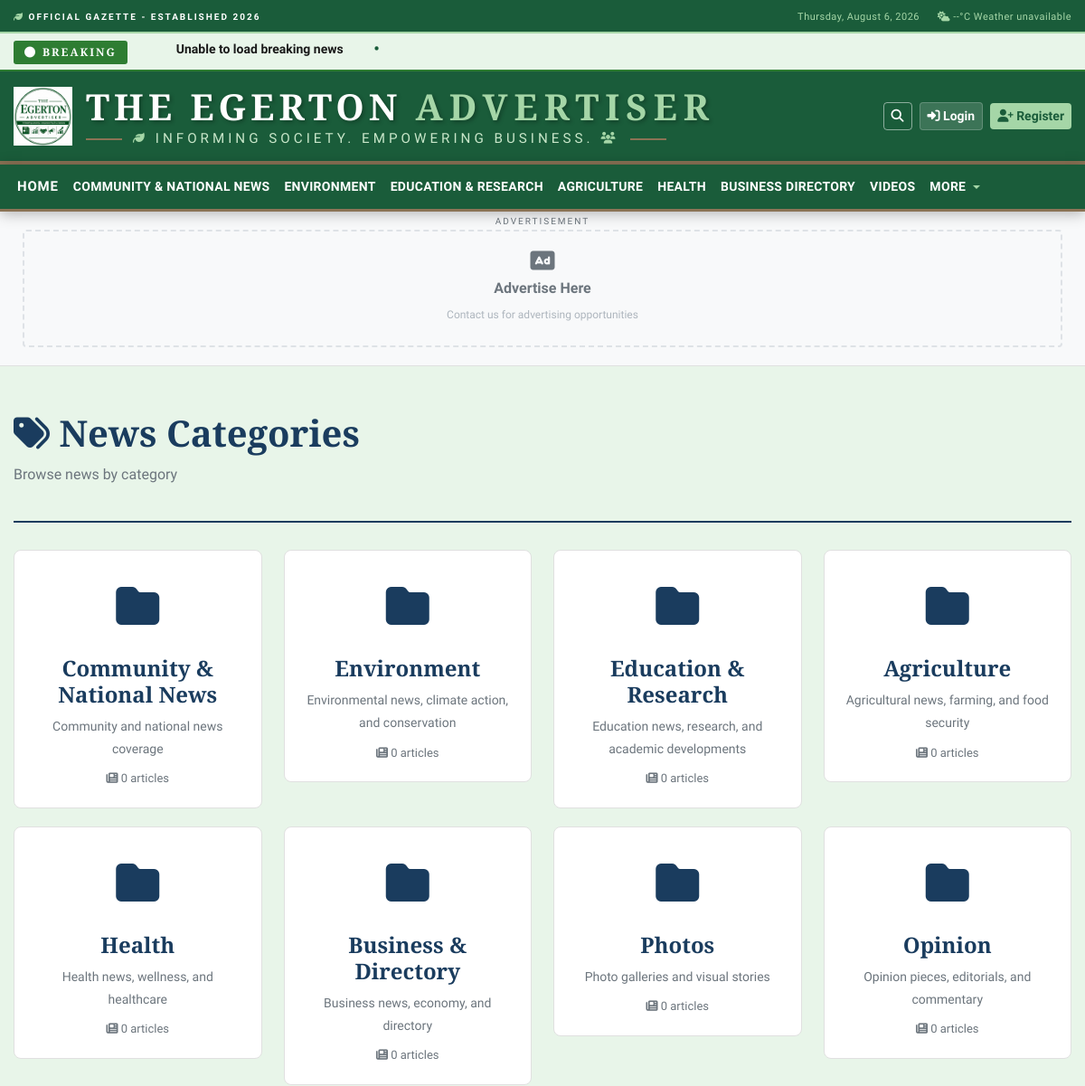
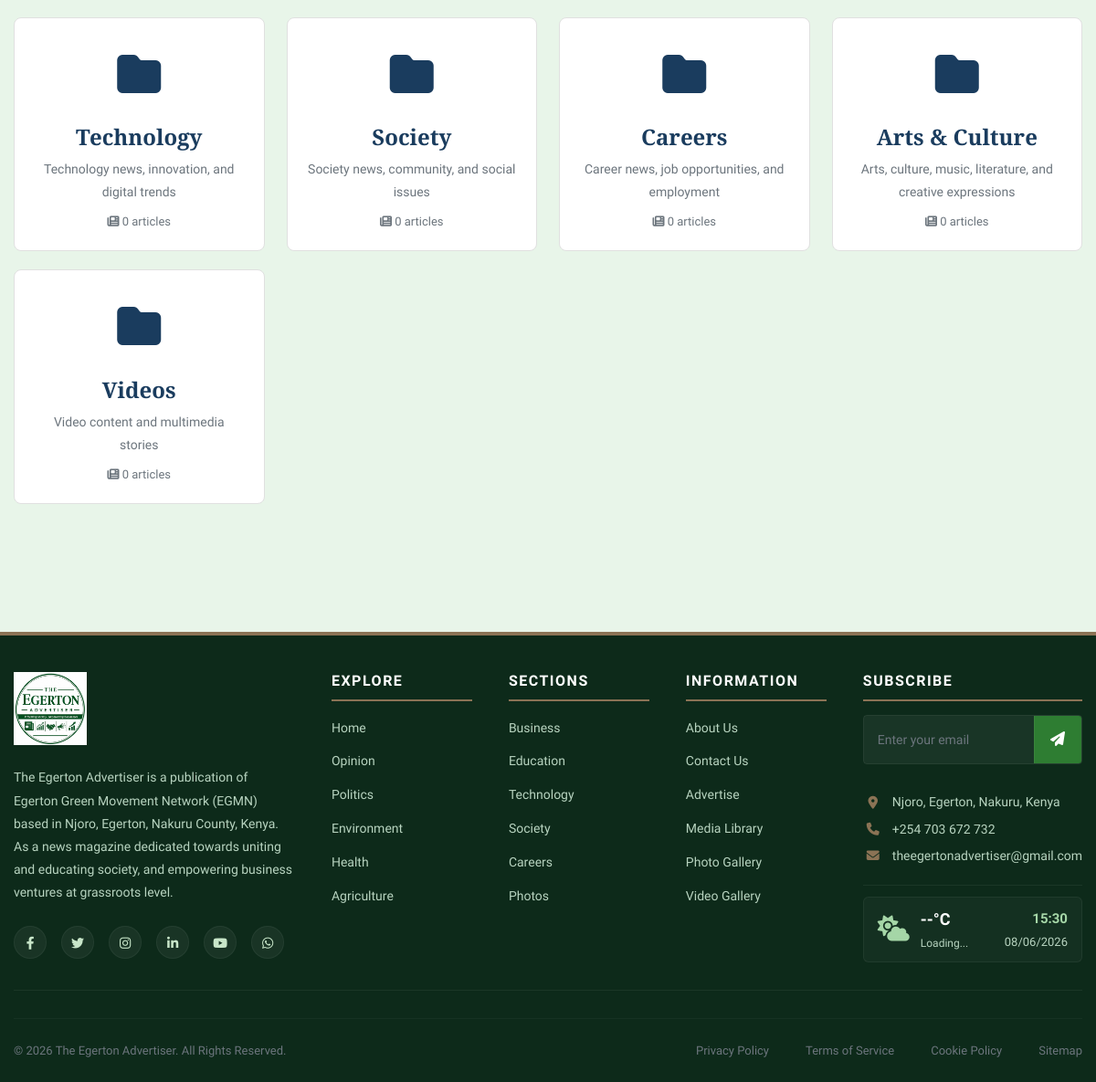
Page /categories/ on the committed database (2 pictures, top to bottom).
### apps/categories/models.py (models this page shows, shortened)
class Category(models.Model):
    name = models.CharField(
        max_length=100,
        unique=True,
        validators=[MinLengthValidator(2)],
        help_text="Category name (e.g., Politics, Business, Sports)"
    )
    slug = models.SlugField(
        max_length=120,
        unique=True,
        blank=True,
        help_text="URL-friendly version of the category name"
    )
    description = models.TextField(
        max_length=500,
        blank=True,
        help_text="Brief description of the category"
    )
    icon = models.CharField(
        max_length=50,
        blank=True,
        help_text="FontAwesome icon class (e.g., fa-gavel for Politics)"
    )
    color = models.CharField(
        max_length=7,
        blank=True,
        help_text="Hex color code for the category (e.g., #FF0000)"
    )
    parent = models.ForeignKey(
        'self',
        on_delete=models.CASCADE,
        null=True,
        blank=True,
        related_name='children',
        help_text="Parent category if this is a sub-category"
    )
    order = models.PositiveIntegerField(
        default=0,
        help_text="Display order in navigation"
    )
    is_active = models.BooleanField(
        default=True,
        help_text="Whether this category is active and visible"
    )
    is_featured = models.BooleanField(
        default=False,
        help_text="Whether to show this category in featured sections"
    )
    seo_title = models.CharField(max_length=150, blank=True)
    seo_description = models.CharField(max_length=200, blank=True)
    seo_keywords = models.CharField(max_length=200, blank=True)
    image = models.ImageField(
        upload_to='categories/%Y/%m/',
        blank=True,
        null=True,
        help_text="Category image for featured sections"
    )
    image_alt = models.CharField(max_length=200, blank=True)
    article_count = models.PositiveIntegerField(default=0)
    total_views = models.PositiveIntegerField(default=0)
    created_at = models.DateTimeField(auto_now_add=True)
    updated_at = models.DateTimeField(auto_now=True)
    class Meta:
        db_table = 'categories'
        verbose_name_plural = 'Categories'
        ordering = ['order', 'name']
        indexes = [
            models.Index(fields=['slug']),
            models.Index(fields=['parent', 'is_active']),
            models.Index(fields=['order']),
        ]
    def save(self, *args, **kwargs):
        super().save(*args, **kwargs)
    def get_absolute_url(self):
        return reverse('categories:detail', kwargs={'slug': self.slug})
    def update_article_count(self):
        from apps.articles.models import Article
        count = Article.objects.filter(category=self, status='published').count()
        self.article_count = count
        self.save(update_fields=['article_count'])

### apps/categories/views.py (the view)
# urls.py: path('', views.category_list, name='list'),
def category_list(request):
    categories = Category.objects.filter(
        is_active=True,
        parent__isnull=True
    ).prefetch_related('children').order_by('order')
    for category in categories:
        category.update_article_count()
    context = {
        'categories': categories,
    }
    return render(request, 'categories/category_list.html', context)

### apps/advertisements/templatetags/advertisements_tags.py (called while the page is built)
@register.simple_tag
def get_ad_by_position(position):
    ads = Advertisement.objects.filter(
        position=position,
        status='active',
        start_date__lte=timezone.now(),
        end_date__gte=timezone.now()
    ).order_by('-priority')
    for ad in ads:
        if ad.can_show():
            return ad
    return None

### apps/articles/context_processors.py (called while the page is built)
def category_menu(request):
    categories = Category.objects.filter(
        is_active=True,
        parent__isnull=True
    ).order_by('order')
    return {'categories': categories}

### apps/notifications/context_processors.py (called while the page is built)
def notification_count(request):
    if request.user.is_authenticated:
        count = Notification.objects.filter(
            user=request.user,
            is_read=False
        ).count()
        return {'unread_notifications': count}
    return {'unread_notifications': 0}

### apps/categories/templates/categories/category_list.html (shortened to what this page needs)
{% extends 'base.html' %}
{% block content %}
<div class="container">
    <div class="categories-page">
        <div class="page-header">
            <h1><i class="fas fa-tags"></i> News Categories</h1>
            <p>Browse news by category</p>
        </div>
        <div class="categories-grid">
            <div class="row">
                {% for category in categories %}
                <div class="col-md-4 col-lg-3">
                    <div class="category-card">
                        <div class="category-icon">
                            <i class="fas fa-{{ category.icon|default:'folder' }}"></i>
                        </div>
                        <div class="category-content">
                            <h4><a href="{{ category.get_absolute_url }}">{{ category.name }}</a></h4>
                            <p>{{ category.description|truncatewords:10 }}</p>
                            <div class="category-stats">
                                <span><i class="fas fa-newspaper"></i> {{ category.article_count }} articles</span>
                            </div>
                        </div>
                    </div>
                </div>
                {% empty %}
                <div class="col-12">
                    <div class="alert alert-info">
                        <i class="fas fa-info-circle"></i> No categories available.
                    </div>
                </div>
                {% endfor %}
            </div>
        </div>
    </div>
</div>
{% endblock %}

### static/css/style.css (style rules this page uses)
:root { --primary-color: #1a5c3a; --secondary-color: #2e7d32; --green-light: #a5d6a7; --green-lighter: #c8e6c9; --green-lightest: #e8f5e9; --dark-green: #0d3d26; --white: #ffffff; --cream-color: #f5f0e8; --official-red: #8b1a1a; --text-dark: #1a1a1a; }
* { margin: 0; padding: 0; box-sizing: border-box; }
body { font-family: 'Times New Roman', 'Playfair Display', serif; background: var(--green-lightest); color: var(--text-dark); line-height: 1.8; }
h1, h2, h3, h4, h5, h6 { font-family: 'Playfair Display', 'Times New Roman', serif; font-weight: 700; }
a { color: var(--primary-color); text-decoration: none; transition: all 0.3s; }
.container { max-width: 1200px; padding: 0 15px; }

### static/css/government-style.css (style rules this page uses)
:root { --primary-color: #1a5c3a; --secondary-color: #2e7d32; --green-light: #a5d6a7; --green-lighter: #c8e6c9; --green-lightest: #e8f5e9; --dark-green: #0d3d26; --white: #ffffff; --cream-color: #f5f0e8; --official-red: #8b1a1a; --text-dark: #1a1a1a; --text-light: #e8f5e9; }
body { font-family: 'Times New Roman', 'Playfair Display', serif; background: var(--green-lightest); color: var(--text-dark); line-height: 1.8; }
h1, h2, h3, h4, h5, h6 { font-family: 'Playfair Display', 'Times New Roman', serif; font-weight: 700; }
a { color: var(--primary-color); text-decoration: none; transition: all 0.3s; }

### apps/categories/templates/categories/category_list.html (style rules this page uses)
.categories-page { padding: 30px 0; }
.page-header { border-bottom: 2px solid #1a3c5e; padding-bottom: 20px; margin-bottom: 30px; }
.page-header h1 { font-family: 'Playfair Display', serif; font-weight: 900; color: #1a3c5e; }
.page-header p { font-family: 'Times New Roman', serif; color: #6c757d; }
.category-card { background: #fff; border-radius: 8px; border: 1px solid #e0e0e0; padding: 20px; text-align: center; transition: all 0.3s; margin-bottom: 20px; }
.category-icon { font-size: 48px; color: #1a3c5e; margin-bottom: 10px; }
.category-content h4 { font-family: 'Playfair Display', serif; font-weight: 700; }
.category-content h4 a { color: #1a3c5e; text-decoration: none; }
.category-content p { font-family: 'Times New Roman', serif; color: #6c757d; font-size: 14px; margin: 8px 0; }
.category-stats { font-family: 'Times New Roman', serif; font-size: 13px; color: #6c757d; }

### templates/footer.html (style rules this page uses)
.container { max-width: 1200px; margin: 0 auto; padding: 0 15px; }

### rows in the picture
Category: name "Community & National News", description "Community and national news coverage", article_count "0"
Category: name "Environment", description "Environmental news, climate action, and conservation", article_count "0"
Category: name "Education & Research", description "Education news, research, and academic developments", article_count "0"
Category: name "Agriculture", description "Agricultural news, farming, and food security", article_count "0"
Category: name "Health", description "Health news, wellness, and healthcare", article_count "0"
Category: name "Business & Directory", description "Business news, economy, and directory", article_count "0"
Category: name "Photos", description "Photo galleries and visual stories", article_count "0"
Category: name "Opinion", description "Opinion pieces, editorials, and commentary", article_count "0"
Category: name "Technology", description "Technology news, innovation, and digital trends", article_count "0"
Category: name "Society", description "Society news, community, and social issues", article_count "0"
Category: name "Careers", description "Career news, job opportunities, and employment", article_count "0"
Category: name "Arts & Culture", description "Arts, culture, music, literature, and creative expressions", article_count "0"
Category: name "Videos", description "Video content and multimedia stories", article_count "0"
